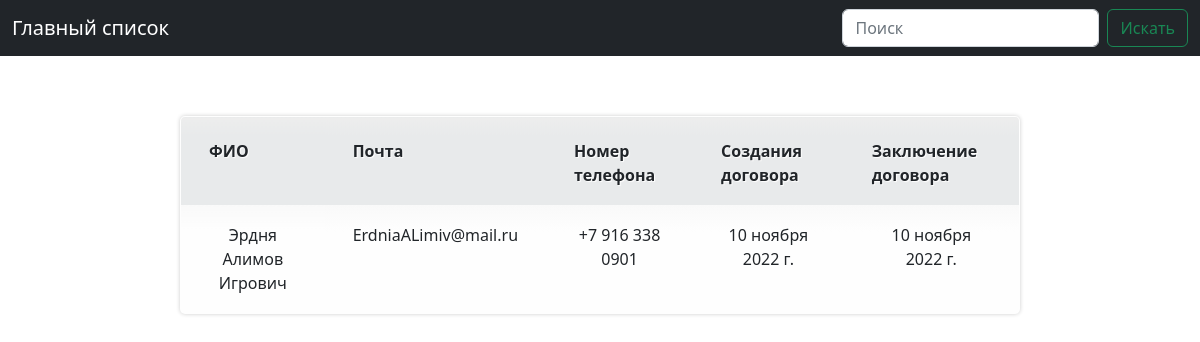
The page /agreements/2/ on the database its author committed.
### connections/models.py (models this page shows, shortened)
class Agreements(models.Model):
    username = models.CharField(max_length=128)
    email = models.CharField(max_length=128, unique=True)
    phone_number = models.CharField(max_length=128, unique=True)
    creation_date = models.DateField()
    conclusion_date = models.DateField()
    class Meta:
        verbose_name = 'Договор'
        verbose_name_plural = 'Договоры'

### connections/views.py (the view)
# urls.py: path('agreements/<agreement_id>/', show_agreement, name='agreements'),
def show_agreement(request, agreement_id):
    agreement_object = Agreements.objects.all().filter(id=agreement_id)
    return render(request, 'agreements.html', context={"agreements": agreement_object})

### connections/templates/agreements.html (shortened to what this page needs)
{% extends "base.html" %}
{% load static %}
{% block content %}
<div class="wrap-table100-nextcols js-pscroll">
<div class="table100-nextcols">
<table>
<thead>
    <tr class="row100 head">
    <th class="cell100 column2">ФИО</th>
    <th class="cell100 column3">Почта</th>
    <th class="cell100 column4">Номер телефона</th>
    <th class="cell100 column5">Создания договора</th>
    <th class="cell100 column6">Заключение договора</th>
</tr>
</thead>
{% for agreement in agreements %}
<tbody>
<tr class="row100 body">
    <td class="cell100 column2">{{ agreement.username }}</td>
    <td class="cell100 column3">{{ agreement.email }}</td>
    <td class="cell100 column4">{{ agreement.phone_number }}</td>
    <td class="cell100 column5">{{ agreement.creation_date }}</td>
    <td class="cell100 column6">{{ agreement.conclusion_date }}</td>
</tr>
{% endfor %}
</table>
</div>
</div>
</div>
</div>
</div>
</div>
{% endblock %}

### static/css/main.css (style rules this page uses)
html, body, div, span, object, iframe, h1, h2, h3, h4, h5, h6, p, blockquote, pre, abbr, address, cite, code, del, dfn, em, img, ins, kbd, q, samp, small, strong, sub, sup, var, b, i, dl, dt, dd, ol, ul, li, fieldset, form, label, legend, table, caption, tbody, tfoot, thead, tr, th, td { margin:0; padding:0; border:0; outline:0; font-size:100%; vertical-align:baseline; background:transparent; }
body { margin:0; padding:0; font:12px/15px "Helvetica Neue",Arial, Helvetica, sans-serif; color: #555; }
table { overflow:hidden; border:1px solid #d3d3d3; background:#fefefe; width:70%; margin:5% auto 0; -moz-border-radius:5px; -webkit-border-radius:5px; border-radius:5px; -moz-box-shadow: 0 0 4px rgba(0, 0, 0, 0.2); -webkit-box-shadow: 0 0 4px rgba(0, 0, 0, 0.2); }
th, td { padding:18px 28px 18px; text-align:center; }
th { padding-top:22px; text-shadow: 1px 1px 1px #fff; background:#e8eaeb; }
td { border-top:1px solid #e0e0e0; border-right:1px solid #e0e0e0; }
td { background: -moz-linear-gradient(100% 25% 90deg, #fefefe, #f9f9f9); background: -webkit-gradient(linear, 0% 0%, 0% 25%, from(#f9f9f9), to(#fefefe)); }
th { background: -moz-linear-gradient(100% 20% 90deg, #e8eaeb, #ededed); background: -webkit-gradient(linear, 0% 0%, 0% 20%, from(#ededed), to(#e8eaeb)); }

### rows shown on the page
Agreements: username "Эрдня Алимов Игрович", email "ErdniaALimiv@mail.ru", phone_number "+7 916 338 0901", creation_date "10 ноября 2022 г.", conclusion_date "10 ноября 2022 г."
